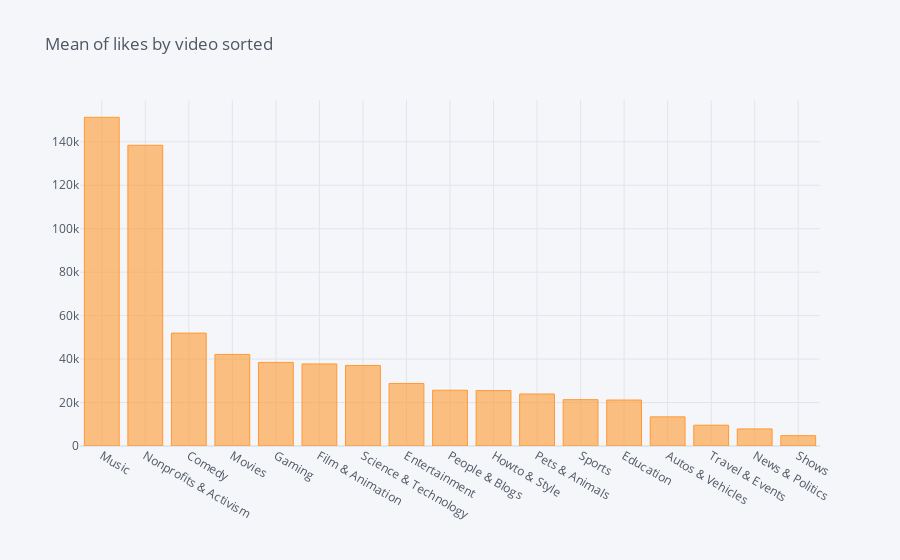

Here is the notebook cell this chart was saved with:
### Code cell
configure_plotly_browser_state()
df3 = pd.DataFrame({'Category':x_2_1,'Values':getlikes.values})
likes = df3.iplot(kind='bar',x='Category',y='Values', title = 'Mean of likes by video sorted')

### Figure 1 — Plotly figure (JSON) as saved in the notebook; plotly's stock layout.template omitted (floating-point values rounded to 4 significant figures)
{"data": [{"marker": {"color": "rgba(255, 153, 51, 0.6)", "line": {"color": "rgba(255, 153, 51, 1.0)", "width": 1}}, "name": "Values", "orientation": "v", "text": "", "x": ["Music", "Nonprofits & Activism", "Comedy", "Movies", "Gaming", "Film & Animation", "Science & Technology", "Entertainment", "People & Blogs", "Howto & Style", "Pets & Animals", "Sports", "Education", "Autos & Vehicles", "Travel & Events", "News & Politics", "Shows"], "y": [151300.0, 138400.0, 51960.0, 42150.0, 38490.0, 37770.0, 37070.0, 28790.0, 25670.0, 25500.0, 23930.0, 21330.0, 21160.0, 13410.0, 9569.0, 7864.0, 4752.0], "type": "bar"}], "layout": {"legend": {"bgcolor": "#F5F6F9", "font": {"color": "#4D5663"}}, "paper_bgcolor": "#F5F6F9", "plot_bgcolor": "#F5F6F9", "title": {"font": {"color": "#4D5663"}, "text": "Mean of likes by video sorted"}, "xaxis": {"gridcolor": "#E1E5ED", "showgrid": true, "tickfont": {"color": "#4D5663"}, "title": {"font": {"color": "#4D5663"}, "text": ""}, "zerolinecolor": "#E1E5ED"}, "yaxis": {"gridcolor": "#E1E5ED", "showgrid": true, "tickfont": {"color": "#4D5663"}, "title": {"font": {"color": "#4D5663"}, "text": ""}, "zerolinecolor": "#E1E5ED"}}}
